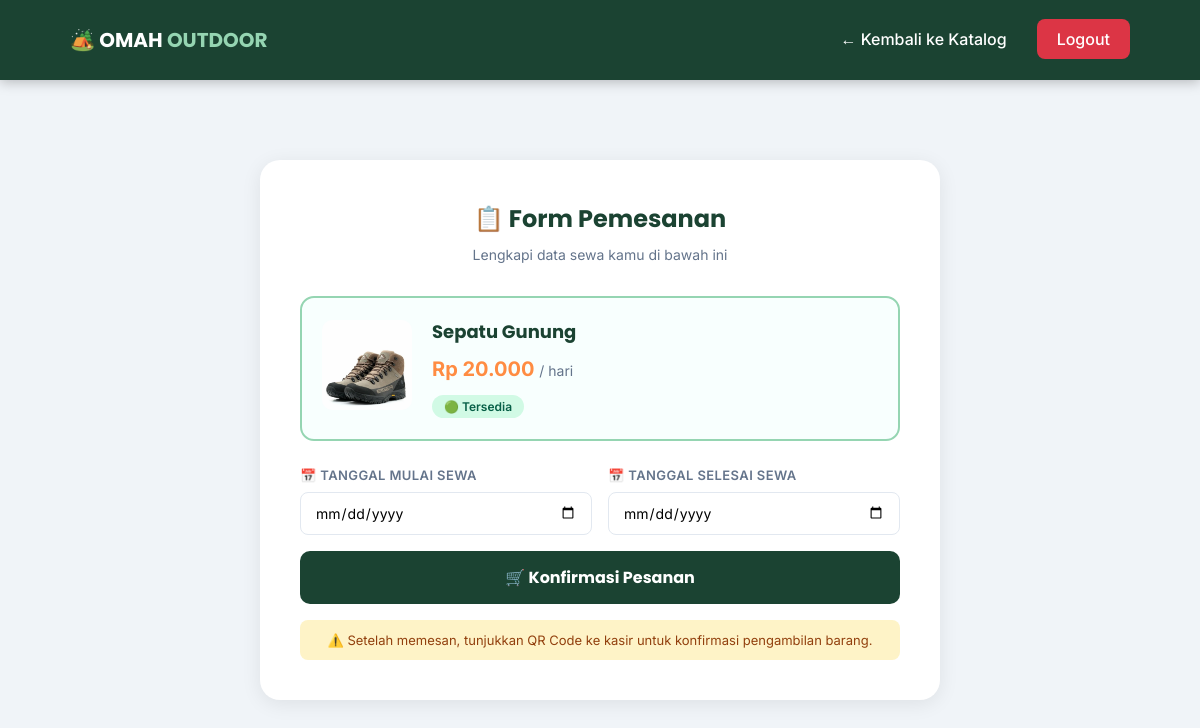
Screenshot of /pesan.php?produk_id=4 (signed in) with the database file from the repository.
### tables this page shows
CREATE TABLE `produk` (
  `id`             int(11)              NOT NULL AUTO_INCREMENT,
  `nama_produk`    varchar(150)         NOT NULL,
  `harga_per_hari` int(11)              NOT NULL,
  `status`         enum('tersedia','disewa') NOT NULL DEFAULT 'tersedia',
  `gambar`         varchar(255)         DEFAULT NULL,
  `created_at`     timestamp            NOT NULL DEFAULT current_timestamp(),
  PRIMARY KEY (`id`)
);

### pesan.php (the view, shortened to what this page needs)
<?php
require_once 'koneksi.php';
$produk_id = (int)($_GET['produk_id'] ?? 0);
$res    = mysqli_query($conn, "SELECT * FROM produk WHERE id=$produk_id");
$produk = mysqli_fetch_assoc($res);
?>
<!DOCTYPE html>
<html lang="id">
<head>
    <link rel="stylesheet" href="assets/css/style.css">
    <link rel="stylesheet" href="assets/css/order.css">
</head>
<body>
    <nav class="navbar">
        <div class="container nav-wrapper">
            <a href="index.php" class="logo">🏕️ OMAH <span>OUTDOOR</span></a>
            <ul class="nav-links">
                <li><a href="katalog.php">← Kembali ke Katalog</a></li>
                <li><a href="logout.php" class="btn-logout">Logout</a></li>
            </ul>
        </div>
    </nav>
    <div class="order-container">
        <div class="order-card">
            <div class="order-header">
                <h1>📋 Form Pemesanan</h1>
                <p>Lengkapi data sewa kamu di bawah ini</p>
            </div>
            <div class="produk-preview">
                <div class="produk-img-wrap">
                    <img src="assets/images/<?= htmlspecialchars($produk['gambar']) ?>"
                         alt="<?= htmlspecialchars($produk['nama_produk']) ?>"
                         onerror="this.style.display='none'">
                </div>
                <div class="produk-detail">
                    <h2><?= htmlspecialchars($produk['nama_produk']) ?></h2>
                    <p class="harga-produk">Rp <?= number_format($produk['harga_per_hari'], 0, ',', '.') ?> <span>/ hari</span></p>
                    <span class="badge-tersedia">🟢 Tersedia</span>
                </div>
            </div>
            <form action="proses_pesan.php" method="POST" id="form-pesan">
                <div class="form-row">
                    <div class="form-group">
                        <label>📅 Tanggal Mulai Sewa</label>
                        <input type="date" name="tanggal_mulai" id="tgl-mulai"
                               min="<?= date('Y-m-d') ?>" required>
                    </div>
                    <div class="form-group">
                        <label>📅 Tanggal Selesai Sewa</label>
                        <input type="date" name="tanggal_selesai" id="tgl-selesai"
                               min="<?= date('Y-m-d', strtotime('+1 day')) ?>" required>
                    </div>
                </div>
                <button type="submit" class="btn-pesan">🛒 Konfirmasi Pesanan</button>
            </form>
            <p class="order-note">⚠️ Setelah memesan, tunjukkan QR Code ke kasir untuk konfirmasi pengambilan barang.</p>
        </div>
    </div>
</body>
</html>

### assets/css/style.css (style rules this page uses)
:root { --forest: #1b4332; --forest-light: #2d6a4f; --sage: #95d5b2; --cream: #f8f9f3; --orange: #ff8c42; --white: #ffffff; --primary-blue: #2d6a4f; --secondary-blue: #1b4332; --bg-light: #f8f9f3; --text-dark: #1a202c; --text-light: #64748b; --accent-orange: #ff8c42; }
* { margin: 0; padding: 0; box-sizing: border-box; }
html { scroll-behavior: smooth; }
body { font-family: 'Inter', sans-serif; color: var(--text-dark); background-color: var(--bg-light); line-height: 1.6; }
h1, h2, h3, .logo { font-family: 'Poppins', sans-serif; }
.container { max-width: 1100px; margin: 0 auto; padding: 0 20px; }
.navbar { background: #1b4332; position: fixed; top: 0; width: 100%; z-index: 1000; box-shadow: 0 2px 12px rgba(0, 0, 0, 0.25); transition: background 0.4s ease, box-shadow 0.4s ease; }
.nav-wrapper { display: flex; justify-content: space-between; align-items: center; height: 80px; }
.logo { color: #ffffff; text-decoration: none; font-size: 20px; font-weight: 700; }
.logo span { color: #95d5b2; }
.nav-links { display: flex; flex-direction: row; list-style: none; gap: 30px; align-items: center; }
.nav-links a { color: #ffffff; text-decoration: none; font-weight: 500; transition: color 0.3s; }
.btn-logout { background-color: #dc3545 !important; color: #ffffff !important; padding: 10px 20px; border-radius: 8px; font-weight: 600; transition: background-color 0.3s, transform 0.2s; text-decoration: none; }

### assets/css/order.css (style rules this page uses)
:root { --forest: #1b4332; --forest-light: #2d6a4f; --sage: #95d5b2; --orange: #ff8c42; --white: #ffffff; --bg: #f0f4f8; }
.order-container { min-height: 100vh; background: var(--bg); display: flex; align-items: center; justify-content: center; padding: 100px 20px 40px; }
.order-card { background: var(--white); border-radius: 20px; padding: 40px; max-width: 680px; width: 100%; box-shadow: 0 4px 20px rgba(0,0,0,0.08); }
.order-header { text-align: center; margin-bottom: 30px; }
.order-header h1 { font-family: 'Poppins', sans-serif; color: var(--forest); font-size: 24px; margin-bottom: 6px; }
.order-header p { color: #64748b; font-size: 14px; }
.produk-preview { display: flex; align-items: center; gap: 20px; background: #f8fffe; border: 2px solid var(--sage); border-radius: 14px; padding: 20px; margin-bottom: 24px; }
.produk-img-wrap img { width: 90px; height: 90px; object-fit: cover; border-radius: 10px; }
.produk-detail h2 { font-family: 'Poppins', sans-serif; font-size: 18px; color: var(--forest); margin-bottom: 6px; }
.harga-produk { font-size: 20px; font-weight: 700; color: var(--orange); margin-bottom: 8px; }
.harga-produk span { font-size: 14px; font-weight: 400; color: #64748b; }
.badge-tersedia { background: #d1fae5; color: #065f46; padding: 4px 12px; border-radius: 20px; font-size: 12px; font-weight: 600; }
.form-row { display: grid; grid-template-columns: 1fr 1fr; gap: 16px; margin-bottom: 16px; }
.form-group label { display: block; font-size: 13px; font-weight: 600; color: #64748b; margin-bottom: 6px; text-transform: uppercase; letter-spacing: 0.4px; }
.form-group input[type="date"] { width: 100%; padding: 11px 14px; border: 1.5px solid #e2e8f0; border-radius: 8px; font-size: 14px; font-family: 'Inter', sans-serif; outline: none; transition: border-color 0.2s; box-sizing: border-box; }
.btn-pesan { width: 100%; padding: 14px; background: var(--forest); color: var(--white); border: none; border-radius: 10px; font-size: 16px; font-weight: 700; font-family: 'Poppins', sans-serif; cursor: pointer; transition: background 0.2s, transform 0.2s; }
.order-note { text-align: center; font-size: 13px; color: #92400e; background: #fef3c7; padding: 10px; border-radius: 8px; margin-top: 16px; }

### rows the page displays
produk: gambar+nama_produk (picture), nama_produk "Sepatu Gunung", harga_per_hari "20.000"
